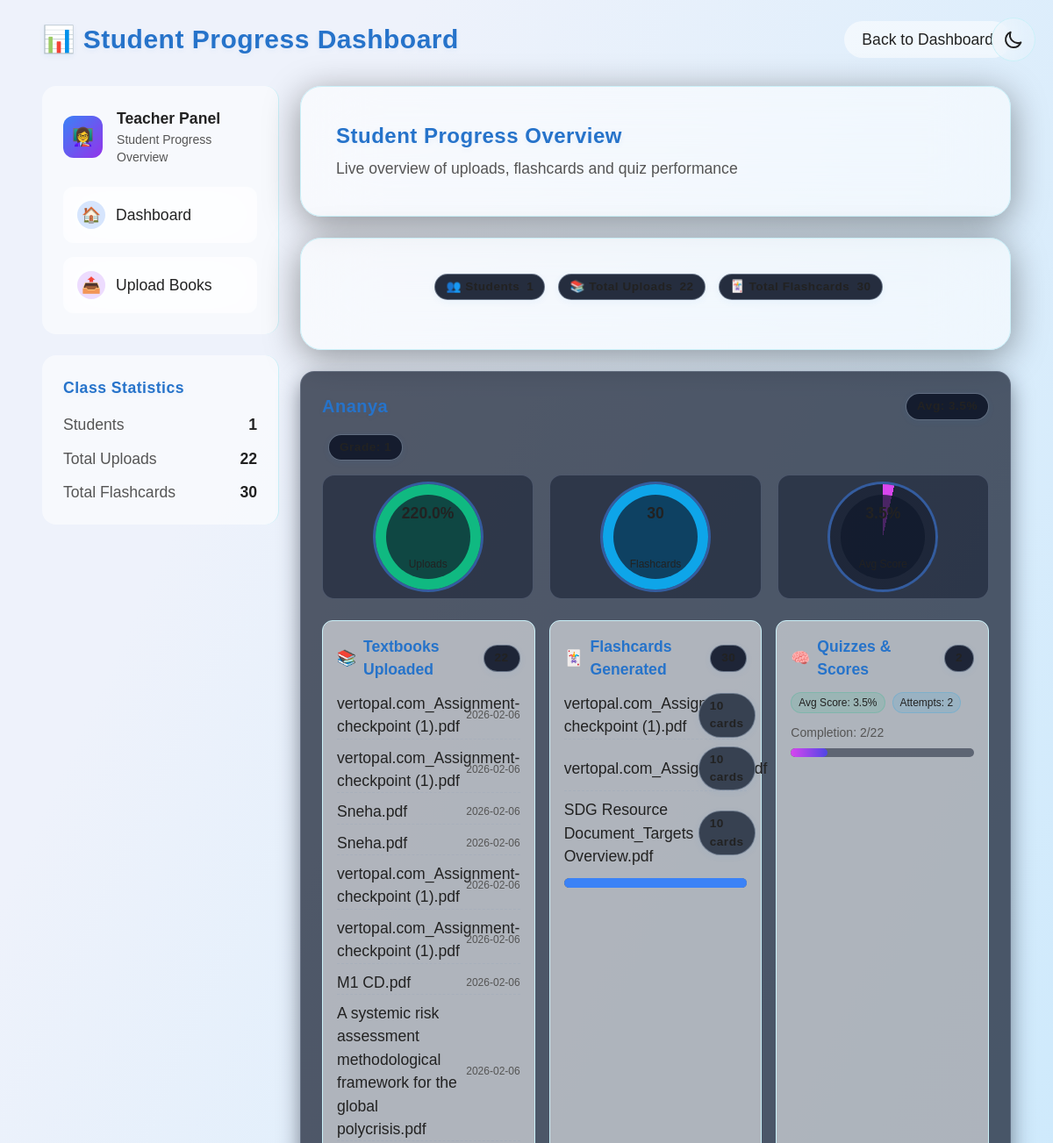
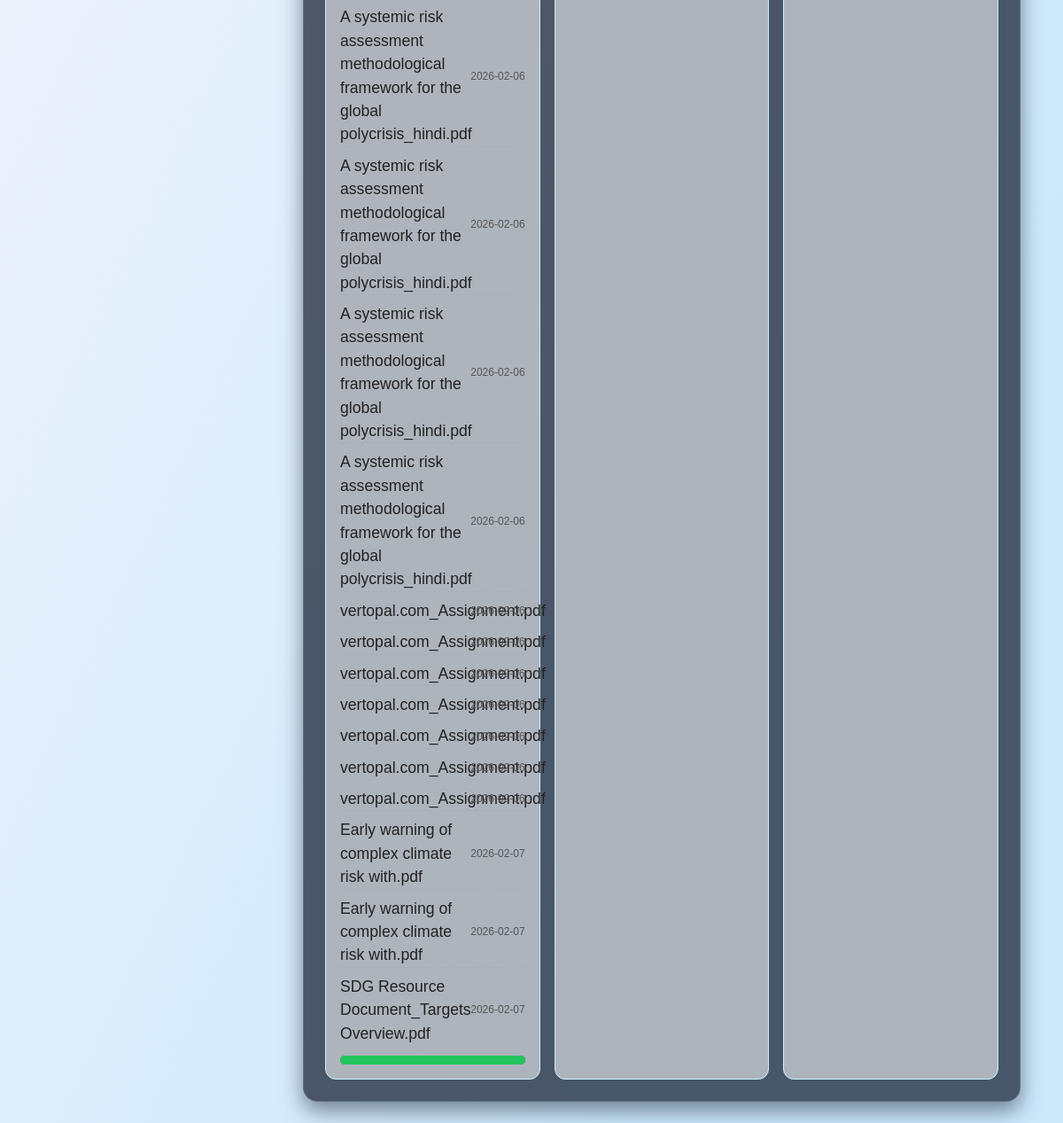
The page /student_progress?student_id=12 (signed in) on the database its author committed (2 pictures, top to bottom).
### tables this page shows
CREATE TABLE uploads (
        id INTEGER PRIMARY KEY AUTOINCREMENT,
        student_id INTEGER,
        filename TEXT,
        uploaded_at TEXT,
        FOREIGN KEY(student_id) REFERENCES students(id)
    );

CREATE TABLE flashcards (
        id INTEGER PRIMARY KEY AUTOINCREMENT,
        student_id INTEGER,
        filename TEXT,
        num_flashcards INTEGER,
        created_at TEXT, data TEXT,
        FOREIGN KEY(student_id) REFERENCES students(id)
    );

### app.py (the view)
@app.route("/student_progress")
@login_required(role="teacher")
def student_progress():
    conn = get_db()
    cur = conn.cursor()
    filter_id = request.args.get("student_id")
    if filter_id:
        cur.execute("SELECT * FROM students WHERE id = ?", (filter_id,))
    else:
        cur.execute("SELECT * FROM students")
    students = cur.fetchall()
    progress_data = []
    for student in students:
        student_id = student["id"]
        cur.execute("SELECT * FROM uploads WHERE student_id = ?", (student_id,))
        uploads = cur.fetchall()
        total_uploads = len(uploads)
        cur.execute("SELECT * FROM flashcards WHERE student_id = ?", (student_id,))
        flashcards = cur.fetchall()
        total_flashcards = sum(f['num_flashcards'] for f in flashcards)
        cur.execute("SELECT * FROM quiz_attempts WHERE student_id = ?", (student_id,))
        quizzes = cur.fetchall()
        total_quizzes = len(quizzes)
        avg_score = round(sum(q['score'] for q in quizzes) / total_quizzes, 2) if total_quizzes else 0
        completion_rate = f"{total_quizzes}/{total_uploads}" if total_uploads else "0/0"
        num_audiobooks = len([u for u in uploads if u['filename'].endswith('.mp3')])
        progress_data.append({
            "student": student,
            "uploads": uploads,
            "total_uploads": total_uploads,
            "flashcards": flashcards,
            "total_flashcards": total_flashcards,
            "quizzes": quizzes,
            "total_quizzes": total_quizzes,
            "avg_score": avg_score,
            "completion_rate": completion_rate,
            "num_audiobooks": num_audiobooks
        })
    conn.close()
    return render_template("student_progress.html", progress_data=progress_data, filter_id=filter_id)

### templates/student_progress.html (shortened to what this page needs)
{% extends "base.html" %}
{% block body_class %}relative min-h-screen bg-[radial-gradient(ellipse_at_center,_var(--tw-gradient-stops))] from-gray-950 via-[#0a0d21] to-[#020410] text-white{% endblock %}
{% block content %}
    <div class="fixed-background">
    </div>
    <div class="max-w-6xl mx-auto p-4 md:p-6 relative z-10">
        <div class="flex justify-between items-center mb-8 fade-up">
            <h1 class="text-2xl md:text-3xl font-bold">📊 Student Progress Dashboard</h1>
            <a href="{{ url_for('teacher_dashboard') }}" class="bg-white/10 hover:bg-white/20 rounded-full px-5 py-2 transition-all">
                Back to Dashboard
            </a>
        </div>
        <div class="flex flex-col lg:flex-row gap-6">
            <div class="w-full lg:w-1/4 fade-up">
                <div class="bg-white/5 backdrop-blur-xl border-r border-white/10 rounded-2xl p-6 mb-6">
                    <div class="flex items-center gap-4 mb-6">
                        <div class="w-12 h-12 rounded-xl bg-gradient-to-br from-blue-500 to-purple-600 flex items-center justify-center">
                            <span class="text-xl">👩‍🏫</span>
                        </div>
                        <div>
                            <div class="font-bold">Teacher Panel</div>
                            <div class="text-gray-400 text-sm">Student Progress Overview</div>
                        </div>
                    </div>
                    <div class="space-y-4">
                        <a href="{{ url_for('teacher_dashboard') }}" class="block bg-white/10 backdrop-blur-xl rounded-xl p-4 hover:bg-white/20 transition-all duration-300 hover:scale-[1.02]">
                            <div class="flex items-center gap-3">
                                <div class="w-8 h-8 rounded-full bg-blue-500/20 flex items-center justify-center">
                                    <span>🏠</span>
                                </div>
                                <span>Dashboard</span>
                            </div>
                        </a>
                        <a href="{{ url_for('upload_books') }}" class="block bg-white/10 backdrop-blur-xl rounded-xl p-4 hover:bg-white/20 transition-all duration-300 hover:scale-[1.02]">
                            <div class="flex items-center gap-3">
                                <div class="w-8 h-8 rounded-full bg-purple-500/20 flex items-center justify-center">
                                    <span>📤</span>
                                </div>
                                <span>Upload Books</span>
                            </div>
                        </a>
                    </div>
                </div>
                <div class="bg-white/5 backdrop-blur-xl border-r border-white/10 rounded-2xl p-6">
                    <h3 class="font-bold mb-4">Class Statistics</h3>
                    <div class="space-y-3">
                        <div class="flex justify-between">
                            <span class="text-gray-300">Students</span>
                            <span class="font-bold">{{ progress_data|length }}</span>
                        </div>
                        <div class="flex justify-between">
                            <span class="text-gray-300">Total Uploads</span>
                            <span class="font-bold">{{ progress_data|sum(attribute='total_uploads') }}</span>
                        </div>
                        <div class="flex justify-between">
                            <span class="text-gray-300">Total Flashcards</span>
                            <span class="font-bold">{{ progress_data|sum(attribute='total_flashcards') }}</span>
                        </div>
                    </div>
                </div>
            </div>
            <div class="w-full lg:w-3/4">
                <div class="bg-white/10 backdrop-blur-2xl border border-white/10 shadow-[0_8px_40px_rgba(0,0,0,0.4)] rounded-3xl p-8 md:p-10 mb-6 fade-up-delay-1">
                    <h2 class="text-xl md:text-2xl font-bold mb-2">Student Progress Overview</h2>
                    <p class="text-gray-300">Live overview of uploads, flashcards and quiz performance</p>
                </div>
                <div class="bg-white/10 backdrop-blur-2xl border border-white/10 shadow-[0_8px_40px_rgba(0,0,0,0.4)] rounded-3xl p-8 md:p-10 mb-6 fade-up-delay-1">
                    <div class="flex flex-wrap gap-2 justify-center mb-4">
                        <div class="badge"><span>👥 Students</span><span class="ml-2 font-bold">{{ progress_data|length }}</span></div>
                        <div class="badge"><span>📚 Total Uploads</span><span class="ml-2 font-bold">{{ progress_data|sum(attribute='total_uploads') }}</span></div>
                        <div class="badge"><span>🃏 Total Flashcards</span><span class="ml-2 font-bold">{{ progress_data|sum(attribute='total_flashcards') }}</span></div>
                    </div>
                </div>
                <div class="space-y-6">
                    {% for p in progress_data %}
                    <div class="card rounded-2xl fade-up">
                        <div class="p-6">
                            <div class="flex justify-between items-center mb-4">
                                <h3 class="text-xl font-bold">{{ p.student.name }}</h3>
                                <div class="badge">Avg: {{ p.avg_score }}%</div>
                            </div>
                            <div class="flex items-center gap-2 mb-4">
                                <span class="badge">Grade: {{ p.student.grade or '-' }}</span>
                            </div>
                            <div class="ring-grid mb-6">
                                <div class="ring-card">
                                    <div class="ring" style="--p: {{ (p.total_uploads/10*100)|round(1) }}; --ring-color: #10b981;">
                                        <div class="label">{{ (p.total_uploads/10*100)|round(0) }}%</div>
                                        <div class="sub">Uploads</div>
                                    </div>
                                </div>
                                <div class="ring-card">
                                    <div class="ring" style="--p: {{ (p.total_flashcards/20*100)|round(1) }}; --ring-color: #0ea5e9;">
                                        <div class="label">{{ p.total_flashcards }}</div>
                                        <div class="sub">Flashcards</div>
                                    </div>
                                </div>
                                <div class="ring-card">
                                    <div class="ring" style="--p: {{ (p.avg_score)|round(1) }}; --ring-color: #d946ef;">
                                        <div class="label">{{ p.avg_score }}%</div>
                                        <div class="sub">Avg Score</div>
                                    </div>
                                </div>
                            </div>
                            <div class="grid grid-cols-1 md:grid-cols-3 gap-4">
                                <div class="bg-white/5 border border-white/10 rounded-xl p-4">
                                    <h4 class="section-title mb-3 flex items-center gap-2">
                                        <span>📚</span> Textbooks Uploaded
                                        <span class="badge">{{ p.total_uploads }}</span>
                                    </h4>
                                    <ul class="space-y-2 mb-3">
                                        {% for u in p.uploads %}
                                        <li class="list-group-item flex justify-between items-center">
                                            <span class="text-truncate" style="max-width:70%">{{ u.filename }}</span>
                                            <small class="text-gray-400 text-xs">
                                                {% if u.uploaded_at %}
                                                    {{ u.uploaded_at.split('T')[0] if 'T' in u.uploaded_at else u.uploaded_at[:10] }}
                                                {% else %}
                                                    Unknown date
                                                {% endif %}
                                            </small>
                                        </li>
                                        {% endfor %}
                                    </ul>
                                    <div class="progress" title="Uploads">
                                        <div class="progress-bar bg-green-500 width-style" role="progressbar" style="--width-value: {{ (p.total_uploads/10)*100 }}%" aria-valuenow="{{ p.total_uploads }}" aria-valuemin="0" aria-valuemax="10"></div>
                                    </div>
                                </div>
                                <div class="bg-white/5 border border-white/10 rounded-xl p-4">
                                    <h4 class="section-title mb-3 flex items-center gap-2">
                                        <span>🃏</span> Flashcards Generated
                                        <span class="badge">{{ p.total_flashcards }}</span>
                                    </h4>
                                    <ul class="space-y-2 mb-3">
                                        {% for f in p.flashcards %}
                                        <li class="list-group-item flex justify-between items-center">
                                            <span class="text-truncate" style="max-width:70%">{{ f.filename }}</span>
                                            <span class="badge bg-gray-700">{{ f.num_flashcards }} cards</span>
                                        </li>
                                        {% endfor %}
                                    </ul>
                                    <div class="progress" title="Flashcards">
                                        <div class="progress-bar bg-blue-500 width-style" role="progressbar" style="--width-value: {{ (p.total_flashcards/20)*100 }}%" aria-valuenow="{{ p.total_flashcards }}" aria-valuemin="0" aria-valuemax="20"></div>
                                    </div>
                                </div>
                                <div class="bg-white/5 border border-white/10 rounded-xl p-4">
                                    <h4 class="section-title mb-3 flex items-center gap-2">
                                        <span>🧠</span> Quizzes & Scores
                                        <span class="badge">{{ p.total_quizzes }}</span>
                                    </h4>
                                    <div class="flex items-center gap-2 mb-3">
                                        <span class="badge-soft">Avg Score: {{ p.avg_score }}%</span>
                                        <span class="badge-soft-info">Attempts: {{ p.total_quizzes }}</span>
                                    </div>
                                    <div class="text-gray-400 text-sm mb-2">Completion: {{ p.completion_rate }}</div>
                                    <div class="progress" title="Quizzes">
                                        <div class="progress-bar width-style" style="background: linear-gradient(90deg, #d946ef, #4f46e5); --width-value: {{ (p.total_quizzes/10)*100 }}%"></div>
                                    </div>
                                </div>
                            </div>
                        </div>
                    </div>
                    {% endfor %}
                </div>
            </div>
        </div>
    </div>
{% endblock %}

### rows shown on the page
uploads: filename "vertopal.com_Assignment-checkpoint (1).pdf", uploaded_at "2026-02-06"
uploads: filename "vertopal.com_Assignment-checkpoint (1).pdf", uploaded_at "2026-02-06"
uploads: filename "Sneha.pdf", uploaded_at "2026-02-06"
uploads: filename "Sneha.pdf", uploaded_at "2026-02-06"
uploads: filename "vertopal.com_Assignment-checkpoint (1).pdf", uploaded_at "2026-02-06"
uploads: filename "vertopal.com_Assignment-checkpoint (1).pdf", uploaded_at "2026-02-06"
uploads: filename "M1 CD.pdf", uploaded_at "2026-02-06"
uploads: filename "A systemic risk assessment methodological framework for the global polycrisis.pdf", uploaded_at "2026-02-06"
uploads: filename "A systemic risk assessment methodological framework for the global polycrisis_hindi.pdf", uploaded_at "2026-02-06"
uploads: filename "A systemic risk assessment methodological framework for the global polycrisis_hindi.pdf", uploaded_at "2026-02-06"
uploads: filename "A systemic risk assessment methodological framework for the global polycrisis_hindi.pdf", uploaded_at "2026-02-06"
uploads: filename "A systemic risk assessment methodological framework for the global polycrisis_hindi.pdf", uploaded_at "2026-02-06"
uploads: filename "vertopal.com_Assignment.pdf", uploaded_at "2026-02-06"
uploads: filename "vertopal.com_Assignment.pdf", uploaded_at "2026-02-06"
uploads: filename "vertopal.com_Assignment.pdf", uploaded_at "2026-02-06"
uploads: filename "vertopal.com_Assignment.pdf", uploaded_at "2026-02-06"
uploads: filename "vertopal.com_Assignment.pdf", uploaded_at "2026-02-06"
uploads: filename "vertopal.com_Assignment.pdf", uploaded_at "2026-02-06"
uploads: filename "vertopal.com_Assignment.pdf", uploaded_at "2026-02-06"
uploads: filename "Early warning of complex climate risk with.pdf", uploaded_at "2026-02-07"
uploads: filename "Early warning of complex climate risk with.pdf", uploaded_at "2026-02-07"
uploads: filename "SDG Resource Document_Targets Overview.pdf", uploaded_at "2026-02-07"
flashcards: filename "vertopal.com_Assignment-checkpoint (1).pdf", num_flashcards "10"
flashcards: filename "vertopal.com_Assignment.pdf", num_flashcards "10"
flashcards: filename "SDG Resource Document_Targets Overview.pdf", num_flashcards "10"

### other values the page prints
{{ progress_data|length }} "1"
{{ progress_data|sum(attribute='total_uploads') }} "22"
{{ progress_data|sum(attribute='total_flashcards') }} "30"
{{ (p.total_uploads/10*100)|round(0) }} "220.0"
{{ p.total_flashcards }} "30"
{{ p.avg_score }} "3.5"
{{ p.total_quizzes }} "2"
{{ p.completion_rate }} "2/22"
